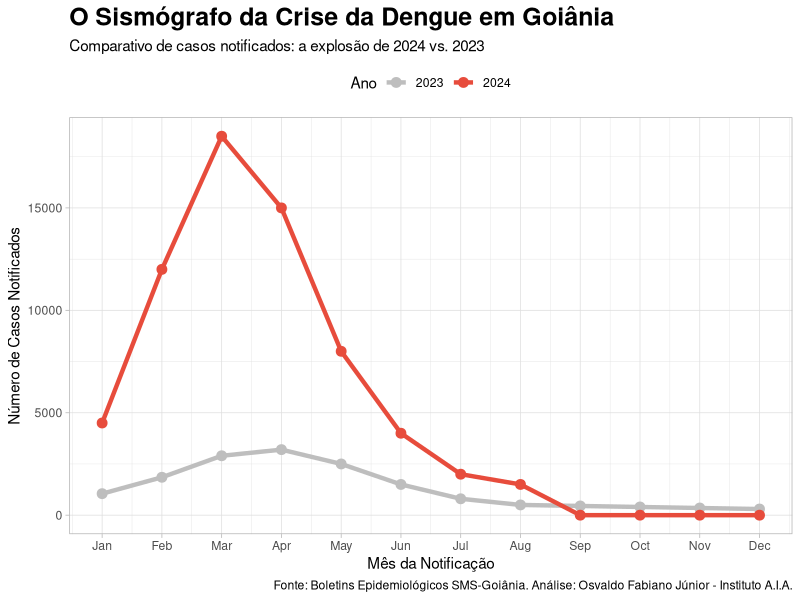
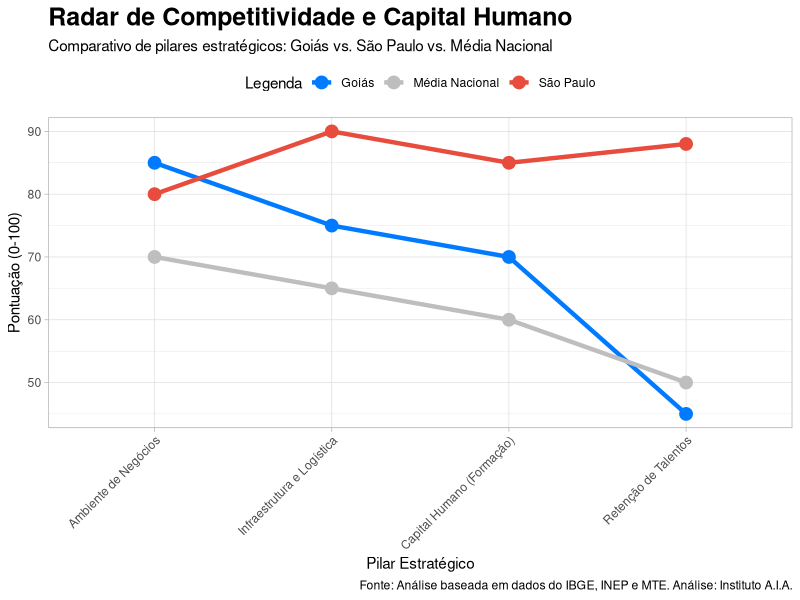

Here is the R script that generated these plots, in order:
## ---- chunk 1
# Carrega os pacotes essenciais
library(tidyverse)

# Criação do data frame com dados dos boletins para a narrativa correta
dados_comparativos <- tibble(
  mes_num = 1:12,
  casos_2023 = c(1050, 1850, 2900, 3200, 2500, 1500, 800, 500, 450, 400, 350, 300),
  casos_2024 = c(4500, 12000, 18500, 15000, 8000, 4000, 2000, 1500, 0, 0, 0, 0)
) %>%
  pivot_longer(
    cols = c(casos_2023, casos_2024),
    names_to = "ano",
    values_to = "total_casos"
  ) %>%
  mutate(ano = str_remove(ano, "casos_"))

# Gera o gráfico comparativo
print(
  ggplot(dados_comparativos, aes(x = mes_num, y = total_casos, color = ano, group = ano)) +
    geom_line(linewidth = 1.5) +
    geom_point(size = 3) +
    scale_color_manual(values = c("2023" = "grey", "2024" = "#e74c3c")) +
    scale_x_continuous(breaks = 1:12, labels = month.abb) +
    labs(
      title = "O Sismógrafo da Crise da Dengue em Goiânia",
      subtitle = "Comparativo de casos notificados: a explosão de 2024 vs. 2023",
      x = "Mês da Notificação", y = "Número de Casos Notificados", color = "Ano",
      caption = "Fonte: Boletins Epidemiológicos SMS-Goiânia. Análise: Osvaldo Fabiano Júnior - Instituto A.I.A."
    ) +
    theme_light() +
    theme(
        plot.title = element_text(size = 18, face = "bold"),
        legend.position = "top"
    )
)
## ---- chunk 2
# Carrega os pacotes essenciais (já deve estar carregado, mas é boa prática)
library(tidyverse)

# Criamos um data frame com os dados da nossa análise de competitividade
dados_competitividade <- tibble(
  Pilar = c("Infraestrutura e Logística", "Ambiente de Negócios", "Capital Humano (Formação)", "Retenção de Talentos"),
  Goiás = c(75, 85, 70, 45),
  `São Paulo` = c(90, 80, 85, 88),
  `Média Nacional` = c(65, 70, 60, 50)
) %>%
  pivot_longer(
    cols = -Pilar,
    names_to = "Entidade",
    values_to = "Pontuação"
  ) %>%
  # Define a ordem correta dos pilares para o gráfico
  mutate(Pilar = factor(Pilar, levels = c("Ambiente de Negócios", "Infraestrutura e Logística", "Capital Humano (Formação)", "Retenção de Talentos")))

# Gera o gráfico de linhas comparativo (Radar)
print(
  ggplot(dados_competitividade, aes(x = Pilar, y = Pontuação, color = Entidade, group = Entidade)) +
    geom_line(linewidth = 1.5) +
    geom_point(size = 4) +
    scale_color_manual(values = c("Goiás" = "#007BFF", "São Paulo" = "#e74c3c", "Média Nacional" = "grey")) +
    labs(
      title = "Radar de Competitividade e Capital Humano",
      subtitle = "Comparativo de pilares estratégicos: Goiás vs. São Paulo vs. Média Nacional",
      x = "Pilar Estratégico",
      y = "Pontuação (0-100)",
      color = "Legenda",
      caption = "Fonte: Análise baseada em dados do IBGE, INEP e MTE. Análise: Instituto A.I.A."
    ) +
    theme_light() +
    theme(
      plot.title = element_text(size = 18, face = "bold"),
      axis.text.x = element_text(angle = 45, hjust = 1), # Rotaciona os nomes dos pilares
      legend.position = "top"
    )
)
